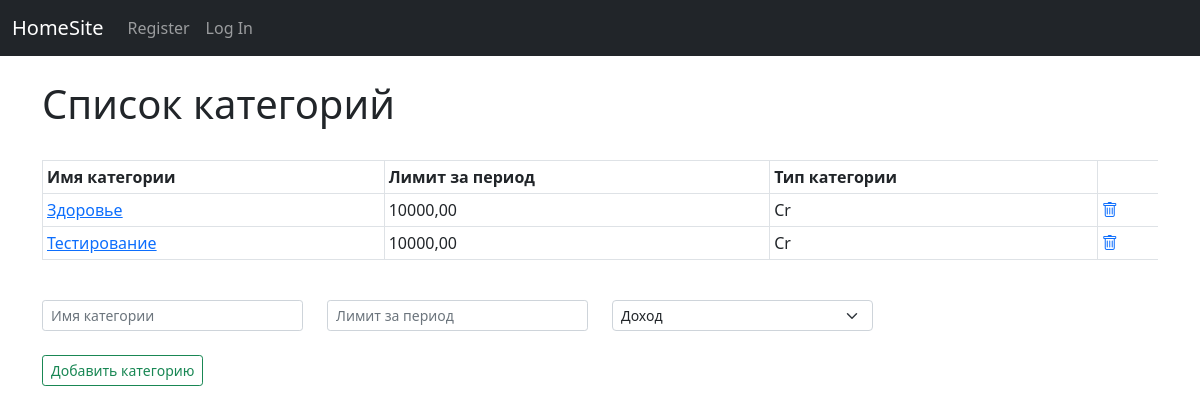
Page /budget/categories on the earlier database version.
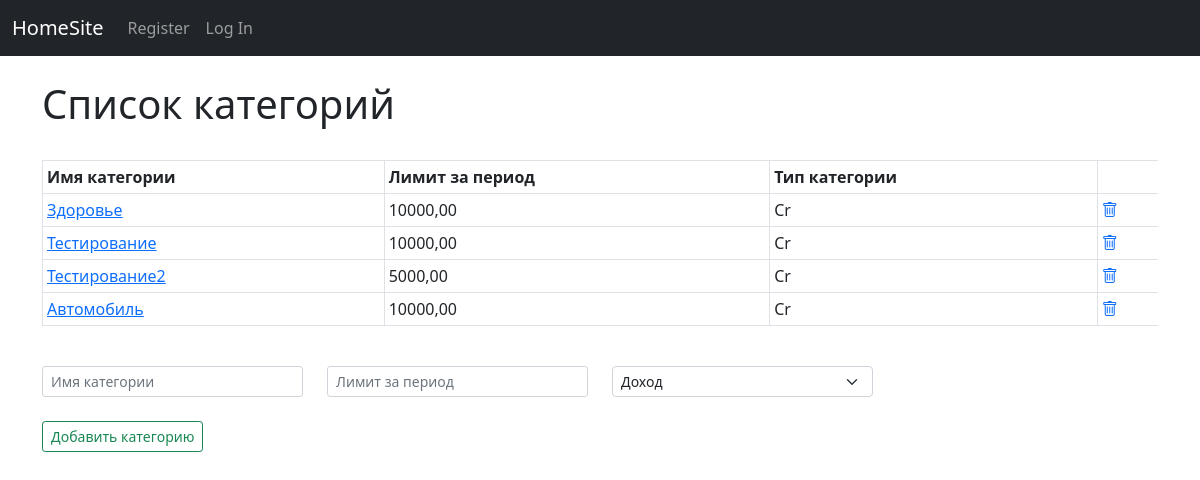
Same page on the later database version.
### budget/models.py (models this page shows, shortened)
class Category(models.Model):
    DEBIT = "Dr"
    CREDIT = "Cr"
    CAT_TYPE_CHOICES = {
        DEBIT: "Доход",
        CREDIT: "Расход"
    }
    name = models.CharField(max_length=20, unique=True)
    limit = models.DecimalField(decimal_places=2, max_digits=8)
    cat_type = models.CharField(max_length=2, choices=CAT_TYPE_CHOICES, default=CREDIT)

### budget/views.py (the view, shortened to what this page needs)
# urls.py: path("categories", views.all_categories, name="categories"),
def all_categories(request):
    categories = Category.objects.all()
    form = CategoryForm()
    context = {"categories": categories, "form": form}
    return render(request, "budget/categories.html", context)

### budget/forms.py
class CategoryForm(forms.ModelForm):
    name = forms.CharField(
        label="Имя категории",
        max_length=20,
        required=True
    )
    limit = forms.DecimalField(decimal_places=2, max_digits=8, required=True)
    cat_type = forms.ChoiceField(label="Тип категории", choices=Category.CAT_TYPE_CHOICES)
    class Meta:
        model = Category
        fields = ("name", "limit", "cat_type")
    def __init__(self, *args: Any, **kwargs: Any) -> None:
        super().__init__(*args, **kwargs)
        self.fields["name"].widget.attrs["class"] = "form-control form-control-sm"
        self.fields["name"].widget.attrs["placeholder"] = "Имя категории"
        self.fields["limit"].widget.attrs["class"] = "form-control form-control-sm"
        self.fields["limit"].widget.attrs["placeholder"] = "Лимит за период"
        self.fields["cat_type"].widget.attrs["class"] = "form-select form-select-sm"

### budget/templates/budget/categories.html (shortened to what this page needs)
{% extends "base/index.html" %}
{% block navbar %}
    {% include "budget/navbar.html" %}
{% endblock navbar%}
{% block content %}
    <h1> Список категорий </h1>
    <table class="table table-bordered table-hover table-sm">
        <thead>
            <tr>
                <th scope="col"> Имя категории </th>
                <th scope="col"> Лимит за период </th>
                <th scope="col"> Тип категории </th>
            </tr>
        </thead>
        <tbody>
            {% for category in categories %}
                <tr>
                    <td scope="row"><a href= "{% url 'budget:detail_category' category.id %}"> {{category.name}}</td>
                    <td>{{ category.limit }}</td>
                    <td>{{ category.cat_type }}</td>
                    <td class="border-0"><a href={% url "budget:delete_category" category.id %}><i class="bi bi-trash"></i></a>
                </tr>
            {% endfor %}
        </tbody>
    </table>
    <form method="post" action="">
        <div class="row">
            {% for field in form %}
                <div class="col-3">
                    {{ field }}
                </div>
            {% endfor %}
        </div>
        <button type="submit" class="btn btn btn-outline-success btn-sm">Добавить категорию</button>
    </form>
{% endblock content %}

Differences in the rows shown:
added Category: name "Тестирование2", limit "5000,00", cat_type "Cr"
added Category: name "Автомобиль", limit "10000,00", cat_type "Cr"
